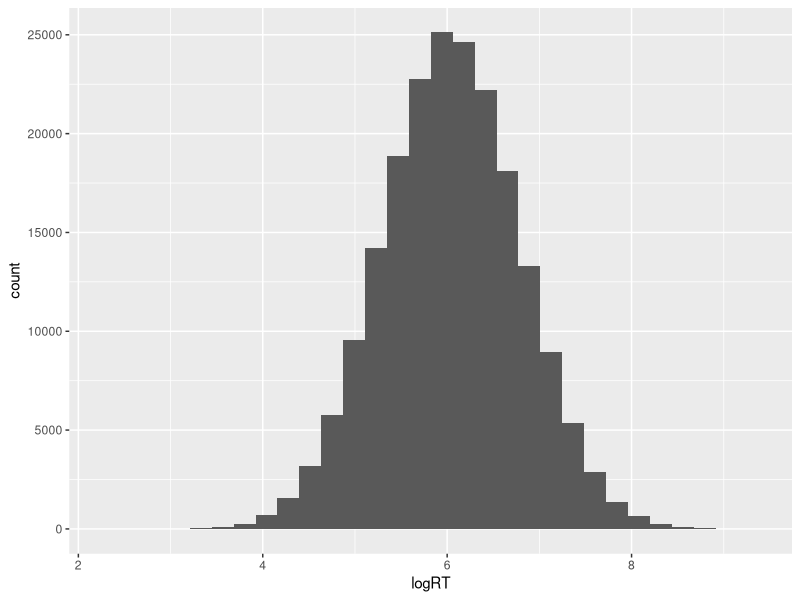

Generate this figure with R:
## ---- chunk 1
library(multcomp)  
library(tidyverse)
library(lme4)
library(lmerTest)

## ---- chunk 2
mcgowan <- read_csv("practice_data/Combined exp 2 - dataset - 248 participants.csv")
mcgowan <- rename(mcgowan,
                  subject = Participant_ID,
                  sentence = Sentence_Type,
                  exp = Experiment,
                  loc = Location,
                  trial = Trial_Number,
                  RT = Reaction_Time,
                  ACC = Accuracy,
                  rate = Presentation_Rate) %>%
           mutate(logRT = log(RT),
                  rate = as.factor(rate))

mcgowan_RT <- filter(mcgowan, 
                     sentence %in% c("control", "transposed"),
                     RT >= 20, RT <= 20000, # pretty permissive filter
                     ACC == 1)

mcgowan_RT_slow <- filter(mcgowan_RT, rate %in% "250")

## ---- chunk 3
slow_lmer1a <- lmer(logRT ~ 1 + sentence + (1|subject), data = mcgowan_RT_slow)
summary(slow_lmer1a)

intercept_est <- 6.024
transposition_effect <- 0.035
subj_int_sd <- 0.437
resid_sd <- 0.614

trial_counts <- mcgowan_RT_slow %>% group_by(subject, sentence) %>% summarize(count= n()) 
summary(trial_counts)

length(unique(trial_counts$subject))

n_subj <- 1000
n_per_condition <- 100
(subj_IDs <- paste0("subj", 1:n_subj))
(items <- paste0("item", 1:n_per_condition))
sim_data <- expand_grid(subject = subj_IDs, transposed = c(0, 1), item = items)

sim_data$intercept <- intercept_est
sim_data$trans_effect <- sim_data$transposed * transposition_effect

subj_ranefs <- data.frame(subject = subj_IDs, 
                          subj_int = rnorm(n_subj, mean = 0, sd = subj_int_sd))
sim_data <- left_join(sim_data, subj_ranefs, by = "subject")

sim_data$resid_error <- rnorm(nrow(sim_data), mean = 0, sd = resid_sd)
sim_data <- mutate(sim_data,
                   logRT = intercept + trans_effect + subj_int + resid_error)
head(sim_data)
summary(sim_data)

ggplot(sim_data, aes(logRT)) + geom_histogram()

sim_lmer1 <- lmer(logRT ~ 1 + transposed + (1|subject), data = sim_data)
summary(sim_lmer1)
## ---- chunk 4
# generating parameters "what if?" ground truth
intercept_est <- 6.024
transposition_effect <- 0.035
subj_int_sd <- 0.437
resid_sd <- 0.614

n_subj <- 30
n_per_condition <- 25

n_sims <- 100
results <- data.frame(sim = 1:n_sims,
                      effect = NA,
                      t = NA,
                      p = NA)

for(sim in 1:n_sims) {
    if(sim %% 10 == 0) { cat("on sim #", sim, "\n")}
    subj_IDs <- paste0("subj", 1:n_subj)
    items <- paste0("item", 1:n_per_condition)
    sim_data <- expand_grid(subject = subj_IDs, transposed = c(0, 1), item = items)

    subj_ranefs <- data.frame(subject = subj_IDs, 
                            subj_int = rnorm(n_subj, mean = 0, sd = subj_int_sd))
    sim_data$intercept <- intercept_est
    sim_data$trans_effect <- sim_data$transposed * transposition_effect
    sim_data <- left_join(sim_data, subj_ranefs, by = "subject")
    sim_data$resid_error <- rnorm(nrow(sim_data), mean = 0, sd = resid_sd)
    sim_data <- mutate(sim_data,
                    logRT = intercept + trans_effect + subj_int + resid_error)
    sim_lmer1 <- lmer(logRT ~ 1 + transposed + (1|subject), data = sim_data)
    sim_result <- summary(sim_lmer1)$coefficients["transposed", c("Estimate", "t value", "Pr(>|t|)")]
    results[sim, 2:4] <- sim_result
}

head(results)
mean(results$p < .05)
mean(results$effect)
mean(results$effect/results$t)

## ---- chunk 5
rt_lmer1a <- lmer(logRT ~ 1 + trial + (1|subject) + (1|item),
                 data = mcgowan_RT)
summary(rt_lmer1a)
rt_lmer1b <- lmer(logRT ~ 1 + trial + (1 + trial|subject) + (1|item),
                 data = mcgowan_RT)

## ---- chunk 6
mcgowan_RT <- mutate(mcgowan_RT,
                     trial_scaled = (trial - 112)/20,
                     logRT_c = logRT - mean(logRT))

rt_lmer1b_scaled <- lmer(logRT_c ~ 1 + trial_scaled + (1 + trial_scaled|subject) + (1|item),
                 data = mcgowan_RT)


## ---- chunk 7
adjusted_controls <- lmerControl(optimizer="bobyqa", optCtrl=list(maxfun = 1e4))

rt_lmer1b_scaled <- lmer(logRT_c ~ 1 + trial_scaled + (1 + trial_scaled|subject) + (1|item),
                 data = mcgowan_RT,
                 control = adjusted_controls)

summary(rt_lmer1b_scaled)

mean(mcgowan_RT$logRT)

## ---- chunk 8
rt_lmer_full <- lmer(logRT_c ~ 1 +
                     trial_scaled + sentence * rate +
                     (1 + sentence * rate | subject) +
                     (1 | item), data = mcgowan_RT)

summary(rt_lmer_full)
